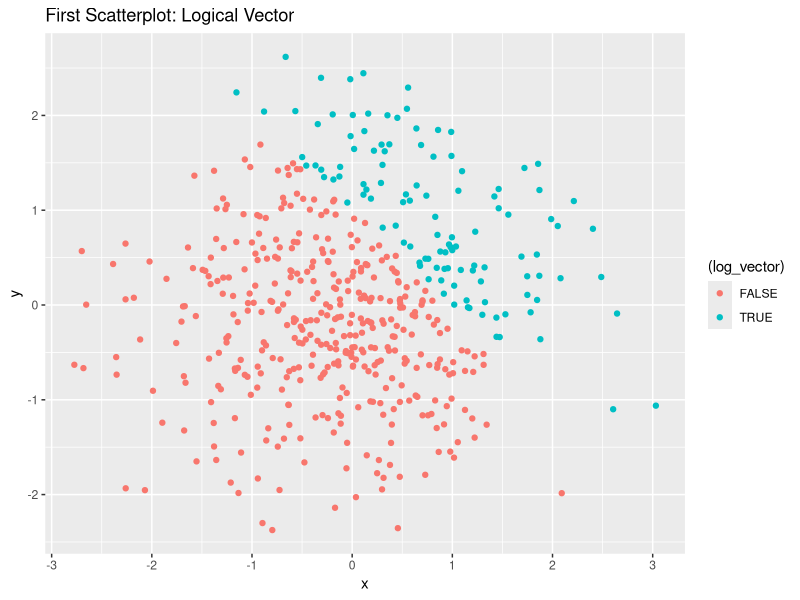
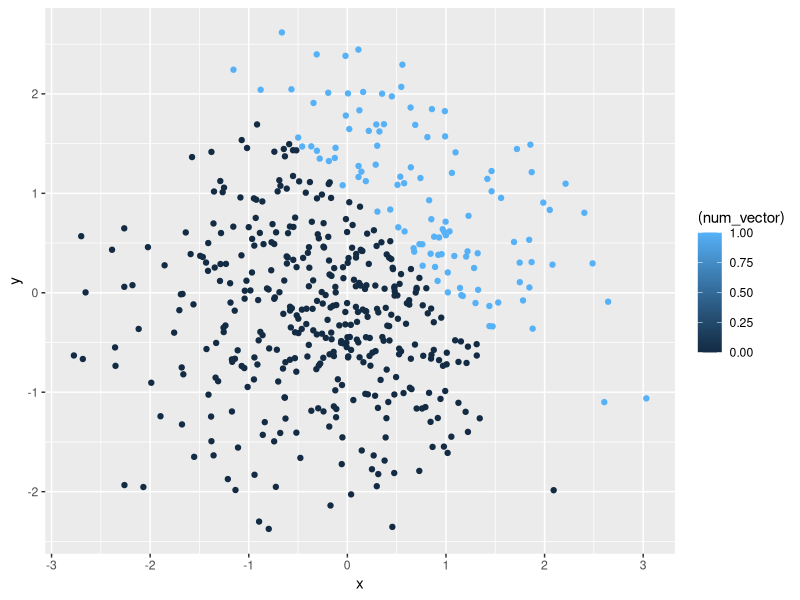
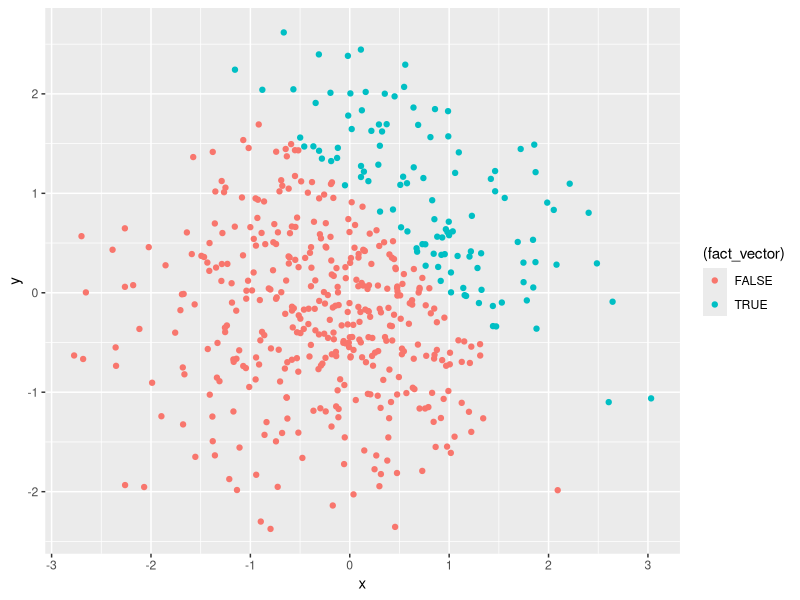
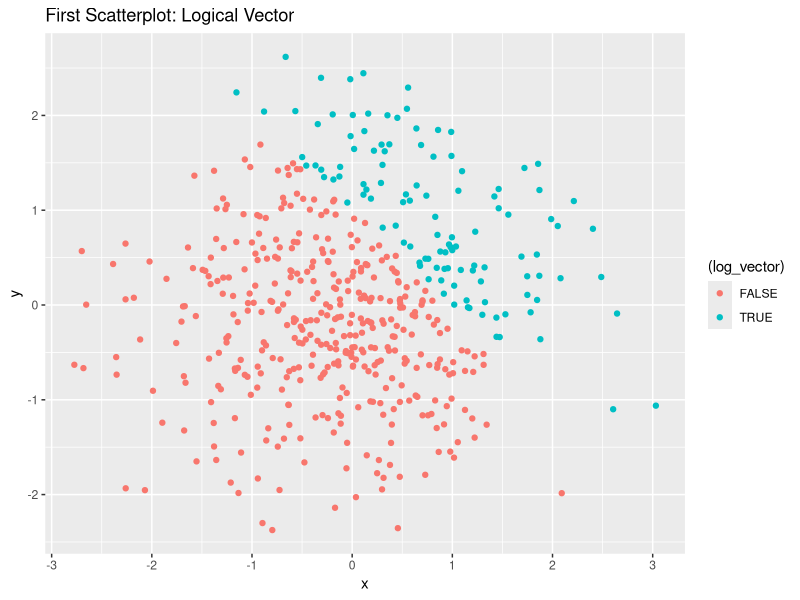

The R script that drew these images, in order:
## ---- chunk 1
library(tidyverse)
## ---- chunk 2
one_df = tibble(
  sample = rnorm(8),
  vec_logical = sample > 0,
  vec_character = c('a','b','c','d','e','f','g','h'),
  vec_factor = factor(c("big","med","small","big","med","small","big","small"))
)
## ---- chunk 3
mean(pull(one_df, sample))
mean(pull(one_df, vec_logical))
mean(pull(one_df, vec_character))
mean(pull(one_df,vec_factor))
## ---- chunk 4
log_num = as.numeric(pull(one_df,vec_logical))
product_num = log_num*pull(one_df, sample)

log_fact = as.factor(pull(one_df, vec_logical))
product_fact = log_fact*pull(one_df, sample) 
# ‘*’ not meaningful for factors.#
# This makes sense since the factor vector did not yield a mean.# 

fact_num = as.numeric(log_fact)
product_num_random = fact_num*pull(one_df, sample)
## ---- chunk 5
two_df = tibble(
  x = rnorm(500),
  y = rnorm(500),
  log_vector = x + y > 1,
  num_vector = as.numeric(log_vector),
  fact_vector = as.factor(log_vector),
)
## ---- chunk 6
nrow(two_df) # The nrow = 500. #
ncol(two_df) # The ncol = 5. #

mean(pull(two_df, x))
median(pull(two_df, x))
sd(pull(two_df, x))

sum(pull(two_df, log_vector)) / 500
## ---- chunk 7
scatterplot_one = ggplot(two_df, aes (x=x, y=y, color = (log_vector))) + geom_point()
print(scatterplot_one + ggtitle("First Scatterplot: Logical Vector")) 
# The red represents when the logical vector is false, that is x + y =< 1. #
# The blue represents when the logical vector is true, that is x + y > 1. #
ggsave("scatterplot_one.pdf")

ggplot(two_df, aes (x=x, y=y, color = (num_vector))) + geom_point() 
# The darker blue represents when the numeric vector is false, that is x + y =<. #
# The lighter blue represents when the numeric factor is true, that is x + y > 1. #
# The scale is continuous since it's a numeric vector but values are either 1 or 0 
# (true or false) so theren't any colors in between. #

ggplot(two_df, aes (x=x, y=y, color = (fact_vector))) + geom_point() 
# The red represents when the factor vector is false, that is x + y =< 1. # 
# The blue represents when the factor vector is true, that is x + y > 1. #
